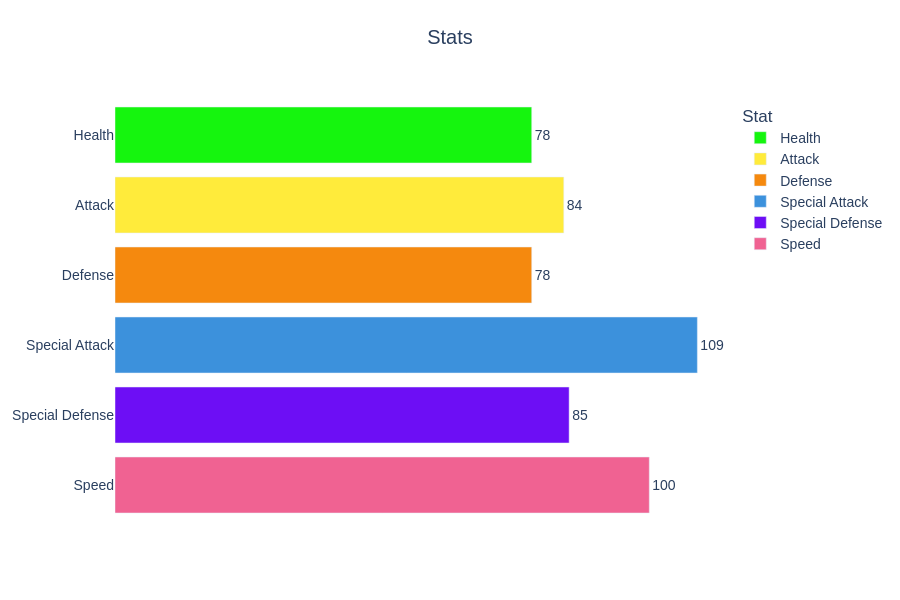

The notebook cell this image was saved under:
### Code cell
bar_plot_pokemon_stat(pokemon_database, 'Charizard')

### Figure 1 — Plotly figure (JSON) as saved in the notebook; plotly's stock layout.template omitted (floating-point values rounded to 4 significant figures)
{"data": [{"alignmentgroup": "True", "hovertemplate": "Stat=%{y}<br>Value=%{text}<extra></extra>", "legendgroup": "Health", "marker": {"color": "#15f50e", "pattern": {"shape": ""}}, "name": "Health", "offsetgroup": "Health", "orientation": "h", "showlegend": true, "text": [78], "textposition": "outside", "type": "bar", "x": [78], "xaxis": "x", "y": ["Health"], "yaxis": "y"}, {"alignmentgroup": "True", "hovertemplate": "Stat=%{y}<br>Value=%{text}<extra></extra>", "legendgroup": "Attack", "marker": {"color": "#ffeb3b", "pattern": {"shape": ""}}, "name": "Attack", "offsetgroup": "Attack", "orientation": "h", "showlegend": true, "text": [84], "textposition": "outside", "type": "bar", "x": [84], "xaxis": "x", "y": ["Attack"], "yaxis": "y"}, {"alignmentgroup": "True", "hovertemplate": "Stat=%{y}<br>Value=%{text}<extra></extra>", "legendgroup": "Defense", "marker": {"color": "#f5890e", "pattern": {"shape": ""}}, "name": "Defense", "offsetgroup": "Defense", "orientation": "h", "showlegend": true, "text": [78], "textposition": "outside", "type": "bar", "x": [78], "xaxis": "x", "y": ["Defense"], "yaxis": "y"}, {"alignmentgroup": "True", "hovertemplate": "Stat=%{y}<br>Value=%{text}<extra></extra>", "legendgroup": "Special Attack", "marker": {"color": "#3c91dc", "pattern": {"shape": ""}}, "name": "Special Attack", "offsetgroup": "Special Attack", "orientation": "h", "showlegend": true, "text": [109], "textposition": "outside", "type": "bar", "x": [109], "xaxis": "x", "y": ["Special Attack"], "yaxis": "y"}, {"alignmentgroup": "True", "hovertemplate": "Stat=%{y}<br>Value=%{text}<extra></extra>", "legendgroup": "Special Defense", "marker": {"color": "#6d0ef5", "pattern": {"shape": ""}}, "name": "Special Defense", "offsetgroup": "Special Defense", "orientation": "h", "showlegend": true, "text": [85], "textposition": "outside", "type": "bar", "x": [85], "xaxis": "x", "y": ["Special Defense"], "yaxis": "y"}, {"alignmentgroup": "True", "hovertemplate": "Stat=%{y}<br>Value=%{text}<extra></extra>", "legendgroup": "Speed", "marker": {"color": "#f06292", "pattern": {"shape": ""}}, "name": "Speed", "offsetgroup": "Speed", "orientation": "h", "showlegend": true, "text": [100], "textposition": "outside", "type": "bar", "x": [100], "xaxis": "x", "y": ["Speed"], "yaxis": "y"}], "layout": {"barmode": "relative", "font": {"family": "Arial", "size": 14}, "height": 600, "legend": {"title": {"text": "Stat"}, "tracegroupgap": 0}, "plot_bgcolor": "white", "title": {"text": "Stats", "x": 0.5, "xanchor": "center", "y": 0.95}, "width": 900, "xaxis": {"anchor": "y", "domain": [0, 1], "showticklabels": false, "title": {}}, "yaxis": {"anchor": "x", "categoryarray": ["Speed", "Special Defense", "Special Attack", "Defense", "Attack", "Health"], "categoryorder": "array", "domain": [0, 1], "showgrid": false, "title": {}}}}
